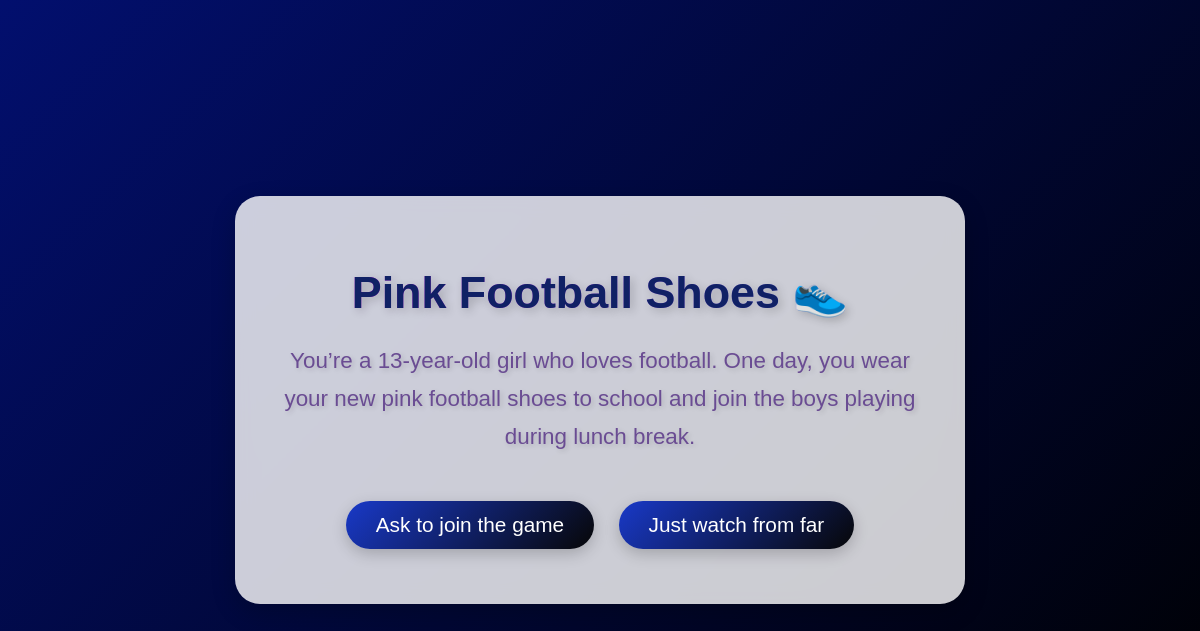
The app's page /story/2/step/1 with its own data.
### tables this page shows
CREATE TABLE stories (
    id INTEGER PRIMARY KEY AUTOINCREMENT,
    title TEXT NOT NULL,
    image TEXT
);

CREATE TABLE steps (
    id INTEGER PRIMARY KEY AUTOINCREMENT,
    story_id INTEGER NOT NULL,
    step_number INTEGER NOT NULL,
    content TEXT NOT NULL,
    option1 TEXT,
    option2 TEXT,
    next1 INTEGER,
    next2 INTEGER,
    FOREIGN KEY(story_id) REFERENCES stories(id)
);

### app.py (the view)
@app.route('/story/<int:story_id>/step/<int:step_number>')
def story_step(story_id, step_number):
    conn = sqlite3.connect('stories.db')
    c = conn.cursor()
    c.execute('''
        SELECT content, option1, option2, next1, next2
        FROM steps
        WHERE story_id = ? AND step_number = ?
    ''', (story_id, step_number))
    step = c.fetchone()
    c.execute('SELECT title FROM stories WHERE id = ?', (story_id,))
    title_result = c.fetchone()
    story_title = title_result[0] if title_result else 'Story'
    conn.close()
    if step:
        content, option1, option2, next1, next2 = step
        return render_template(
            'story.html',
            story_id=story_id,
            step_number=step_number,
            content=content,
            option1=option1,
            option2=option2,
            next1=next1,
            next2=next2,
            title=story_title
        )
    else:
        return "Story step not found", 404

### templates/story.html (shortened to what this page needs)
<!DOCTYPE html>
<html lang="en">
<head>
    <link rel="stylesheet" href="{{ url_for('static', filename='styles.css') }}">
</head>
<body>
    <div class="story-box">
        <h1>{{ title }}</h1>
        <p>{{ content }}</p>
        {% if option1 and option2 %}
            <a href="{{ url_for('story_step', story_id=story_id, step_number=next1) }}" class="button">{{ option1 }}</a>
            <a href="{{ url_for('story_step', story_id=story_id, step_number=next2) }}" class="button">{{ option2 }}</a>
        {% else %}
            <p class="end">The End 💗</p>
            <a href="{{ url_for('index') }}" class="button">Back to Home 🏠</a>
        {% endif %}
    </div>
</body>
</html>

### static/styles.css (style rules this page uses)
body { margin: 0; padding: 0; font-family: 'Segoe UI', Tahoma, Geneva, Verdana, sans-serif; background: linear-gradient(135deg, #1e1e2f, #000000); color: rgb(90, 90, 212); min-height: 100vh; display: flex; flex-direction: column; align-items: center; padding: 40px 20px; position: relative; }
h1 { font-size: 2.5rem; margin-bottom: 40px; background: linear-gradient(to right, #d900ec, #75b1f1); -webkit-background-clip: text; background-clip: text; color: transparent; }

### records on screen
stories: title "Pink Football Shoes 👟"
steps: content "You’re a 13-year-old girl who loves football. One day, you wear your new pink football shoes to school and join the boys playing during lunch break.", option1 "Ask to join the game", option2 "Just watch from far"
